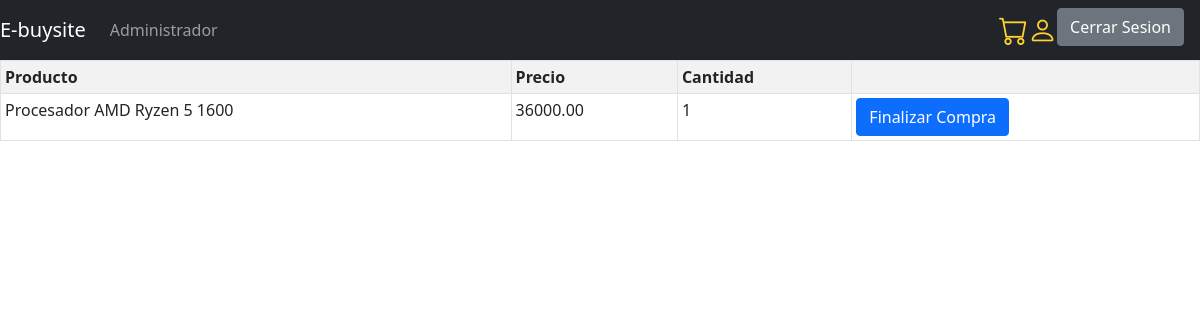
/cart (signed in), run on the app's committed database.
### src/models.py (models this page shows, shortened)
class Cart(db.Model):
    __tablename__ = "cart"
    cart_id = db.Column(db.Integer, primary_key=True)
    cart_product_id = db.Column(db.Integer, db.ForeignKey('product.prod_id'), nullable=False)
    product = db.relationship('Product', backref=db.backref('cart'), lazy=True)
    cart_user_id= db.Column(db.Integer, db.ForeignKey('user.id'), nullable=False)
    user = db.relationship('User', backref=db.backref('cart', lazy=True))
    cart_quantity = db.Column(db.Integer)
    cart_created = db.Column(db.DateTime, default=datetime.now )

class Product(db.Model):
    __tablename__ = "product"
    prod_id = db.Column(db.Integer, primary_key=True)
    prod_name = db.Column(db.String(3000), nullable=False)
    prod_price = db.Column(db.DECIMAL(10, 2), nullable=False)
    prod_desc = db.Column(db.Text, nullable=False)
    prod_quantity = db.Column(db.Integer, nullable=False)
    prod_category_id = db.Column(db.Integer, db.ForeignKey('categories.cat_id'))
    prod_file = db.Column(db.Text)
    image = db.relationship('Image', backref=db.backref('image'), lazy='dynamic')
    category = db.relationship('Category', backref=db.backref('product'), lazy=True)
    prod_discounts_id= db.Column(db.Integer, db.ForeignKey('discounts.disc_id'))
    discount = db.relationship('Discount', backref=db.backref('product'), lazy=True)
    prod_created = db.Column(db.DateTime, default=datetime.utcnow())
    prod_modified = db.Column(db.DateTime, default=datetime.utcnow())
    prod_deleted = db.Column(db.DateTime, default=datetime.utcnow())
    prod_brand_id = db.Column(db.Integer, db.ForeignKey('brands.bra_id'))
    brand = db.relationship('Brand', backref=db.backref('product'), lazy=True)

### src/cart/routes.py (the view)
@cart_bp.route("/cart",  methods=["GET","POST"])
@login_required
def show_cart():
    cart_products= db.session.query(Product.prod_name, Product.prod_price, Cart.cart_quantity).join(Cart, Product.prod_id==Cart.cart_id).filter(Cart.cart_user_id)
    return render_template("/cart/cart.html", cart_products=cart_products)

### src/models.py (called while the page is built)
@login_manager.user_loader
def load_user(usr_id):
    return User.query.get(int(usr_id))

### src/templates/cart/cart.html (shortened to what this page needs)
{% extends 'base.html' %}
{% block body %}
<table class="table table-striped table-hover table-bordered table-sm bg-white">
        <tr>
            <th>Producto</th>
            <th>Precio</th>
            <th>Cantidad</th>
            <th></th>
        </tr>
        {% for c in cart_products %}
        <tr>
            <td>{{c.0}}</td>
            <td>{{c.1}}</td>
            <td>{{c.2}}</td>
            <th><a href="#" class="btn btn-primary">Finalizar Compra</a></th>
        </tr>
        {% endfor %}
</table>
{% endblock %}

### src/static/css/stylesheet.css (style rules this page uses)
body { margin: 0; }

### data on the page
Cart: prod_name "Procesador AMD Ryzen 5 1600", c "36000.00", cart_quantity "1"
